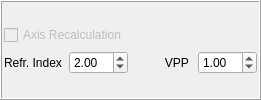
             <widget class="QFrame" name="frame_3">
              <property name="minimumSize">
               <size>
                <width>261</width>
                <height>0</height>
               </size>
              </property>
              <property name="maximumSize">
               <size>
                <width>261</width>
                <height>16777215</height>
               </size>
              </property>
              <property name="frameShape">
               <enum>QFrame::Box</enum>
              </property>
              <property name="frameShadow">
               <enum>QFrame::Raised</enum>
              </property>
              <layout class="QGridLayout" name="gridLayout_9">
               <property name="leftMargin">
                <number>2</number>
               </property>
               <property name="topMargin">
                <number>2</number>
               </property>
               <property name="rightMargin">
                <number>2</number>
               </property>
               <property name="bottomMargin">
                <number>2</number>
               </property>
               <item row="0" column="0">
                <layout class="QGridLayout" name="gridLayout_68">
                 <item row="1" column="1">
                  <widget class="QDoubleSpinBox" name="refrindex_dspin">
                   <property name="enabled">
                    <bool>true</bool>
                   </property>
                   <property name="value">
                    <double>2.000000000000000</double>
                   </property>
                  </widget>
                 </item>
                 <item row="1" column="3">
                  <widget class="QDoubleSpinBox" name="vpp_dspin">
                   <property name="enabled">
                    <bool>true</bool>
                   </property>
                   <property name="value">
                    <double>1.000000000000000</double>
                   </property>
                  </widget>
                 </item>
                 <item row="1" column="0">
                  <widget class="QLabel" name="label_93">
                   <property name="sizePolicy">
                    <sizepolicy hsizetype="Preferred" vsizetype="Preferred">
                     <horstretch>0</horstretch>
                     <verstretch>0</verstretch>
                    </sizepolicy>
                   </property>
                   <property name="baseSize">
                    <size>
                     <width>0</width>
                     <height>0</height>
                    </size>
                   </property>
                   <property name="text">
                    <string>Refr. Index</string>
                   </property>
                  </widget>
                 </item>
                 <item row="0" column="0" colspan="4">
                  <widget class="QCheckBox" name="axisrecalculation_check">
                   <property name="enabled">
                    <bool>false</bool>
                   </property>
                   <property name="text">
                    <string>Axis Recalculation</string>
                   </property>
                  </widget>
                 </item>
                 <item row="1" column="2">
                  <widget class="QLabel" name="label_94">
                   <property name="layoutDirection">
                    <enum>Qt::LeftToRight</enum>
                   </property>
                   <property name="text">
                    <string>VPP </string>
                   </property>
                   <property name="alignment">
                    <set>Qt::AlignRight|Qt::AlignTrailing|Qt::AlignVCenter</set>
                   </property>
                  </widget>
                 </item>
                </layout>
               </item>
              </layout>
             </widget>
